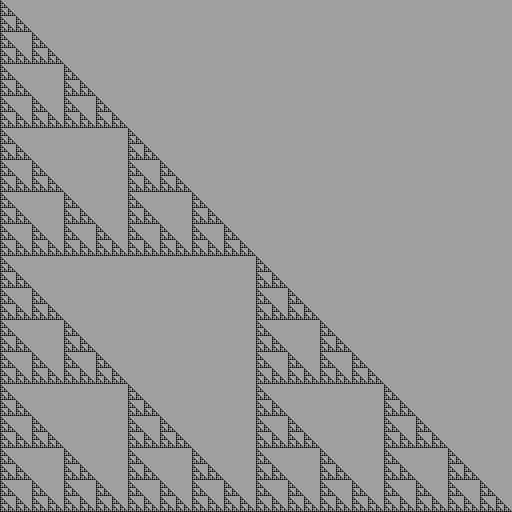
Frame 1 (no input)
Frame 2 (the mouse pressed at the canvas centre, redrawn once): identical to frame 1, image omitted

The Processing sketch that drew this single still picture (run headless with seeded random() and noise(); the mouse was pressed at the canvas centre and the sketch redrawn once):

// Processing sketch: serpinski_triangle_main
// ── serpinski_triangle_main.pde
void setup() {
  size(0x200, 0x200);
}

void draw() {
  translate(width/2, height/2);
  rotate(-HALF_PI);
  translate(-width/2, -height/2);
  background(0xA0);
  drawSerpinski(0, 0, width, height, 8);
  noLoop();
}

void drawSerpinski(float x, float y, float w, float h, int d) {
  if (d == 0) {
    drawTriangle(x, y, w, h);
  } else {
    float new_w = w/2;
    float new_h = h/2;
    drawSerpinski(x, y, new_w, new_h, d - 1);
    drawSerpinski(x, y + new_h, new_w, new_h, d - 1);
    drawSerpinski(x + new_w, y, new_w, new_h, d - 1);
  }
}

void drawTriangle(float x, float y, float w, float h) {
  PShape sp0 = createShape();
  sp0.beginShape();
  sp0.vertex(x, y);
  sp0.vertex(x, y + h);
  sp0.vertex(x + w, y);
  sp0.fill(0);
  sp0.noStroke();
  sp0.endShape(CLOSE);
  shape(sp0);
}
